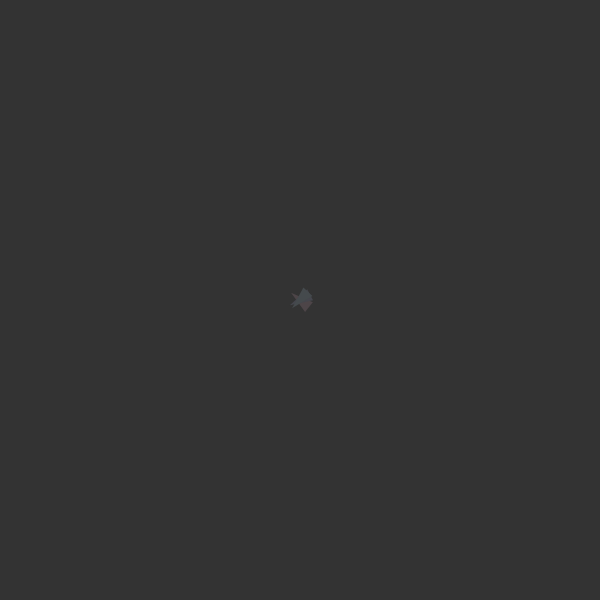
Frame 1 (no input)
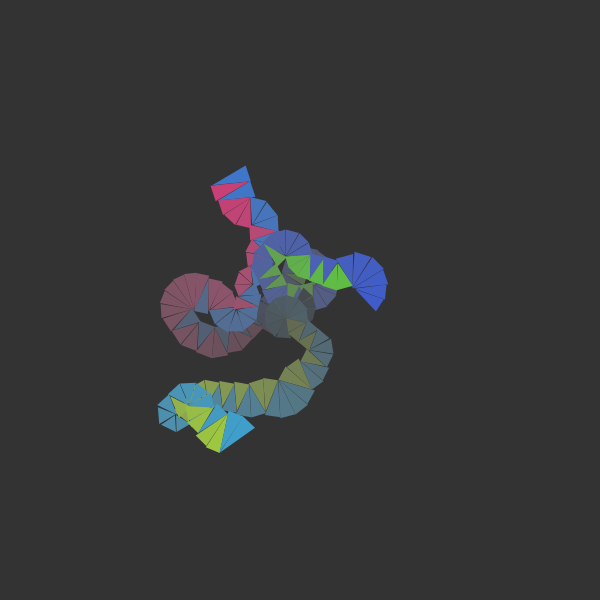
Frame 60 (no input)
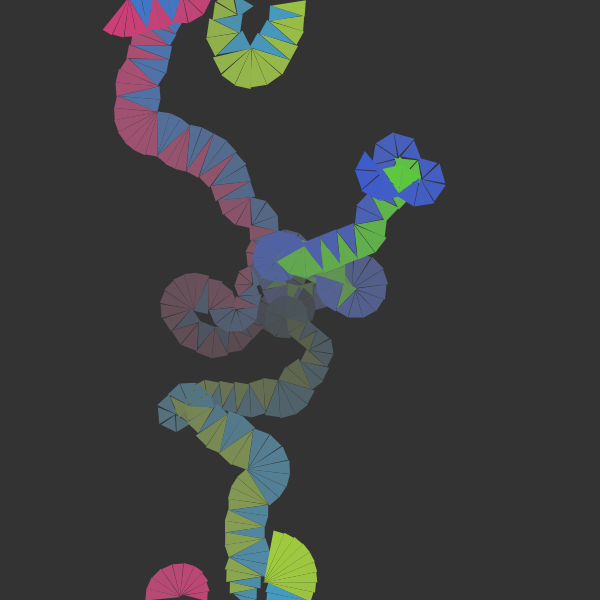
Frame 120 (the mouse pressed at the canvas centre since frame 60)

The p5.js sketch that drew these frames (run headless with seeded random() and noise() and a simulated clock; from frame 60 on, the mouse is pressed at the canvas centre):

// p5.js sketch
// ── sketch.js
let tls=[]

function setup() {
  createCanvas(600, 600);
  for(let i=0; i<3; i++){
    tls.push(new TriangleLine(width/2, height/2, random(PI),500,30,50))
  }
  colorMode(HSB)
  // frameRate(1)
}

function draw() {
  background(0,0,20);
  tls.forEach((tl)=>{
    tl.run()
    tl.add()
    tl.show()
  })
 
}

class TriangleLine{
  constructor(x,y,a,n,w,h){
    this.col0=random(30)+random(280)
    this.col1=this.col0+120
    this.ttl=200
    this.x=x
    this.y=y
    this.n=n
    this.c=n
    this.w=w
    this.h=h
    this.hyp=sqrt(this.h*this.h+ this.w*0.5*this.w*0.5)
    this.aSpan=atan2(w/2,h)*2
    console.log(degrees(this.aSpan))
    this.a=a
    // this.aShift=PI/2-(PI-this.aSpan)
    this.tris=[]
    this.or=0
  }
  
  show(){
    noStroke()
    let rel=0
    this.tris.forEach((tri,i)=>{
      rel=i/this.tris.length
      fill(tri.col,10+60*rel,30+50*rel)
      triangle(tri.v0.x, tri.v0.y,
               tri.v1.x, tri.v1.y,
               tri.v2.x, tri.v2.y,)
      // ellipse(tri.v9.x, tri.v9.y,5)
      tri.ttl--
    })
  }
  
  run(){
    this.w=noise(this.x/170+frameCount/170, this.y/170)*30
    this.h=noise(this.x/110+frameCount/110, this.y/110)*70
    this.hyp=sqrt(this.h*this.h+ this.w*0.5*this.w*0.5)
    this.aSpan=atan2(this.w/2,this.h)*2
  }
  
  add(){
    let aDelta=0
    let por=1
    if(this.tris.length>1){
      por=this.tris[this.tris.length-1]
    }
    por=this.or
    if(this.or==0){//this.or==0
      this.triUp(por,this.or)
      // this.or=1
    } else {
      this.triDown(por,this.or)
      // this.or=0
    }
    // this.or=floor(random(2))
    let rel=map(mouseX, 0, width, 4,20)
    this.or=floor(noise(this.x/rel,this.y/rel+frameCount/30)*2)
    if(this.or==por){
      if(this.or==0){
        aDelta=this.aSpan
      } else {
        aDelta=-this.aSpan
      }
    }
    this.a+=aDelta
    // console.log(this.or)
    // this.or=(this.or+1)%2
    this.x=(this.x+width)%width
    this.y=(this.y+height)%height
  }
  
  triUp(){
    // console.log('up')
    // triangle(this.x,this.y,
    //          this.x+this.w, this.y,
    //          this.x+this.w/2, this.y+this.h)
    this.tris.push({orn: this.or,
                    a: this.a,
                    v9:{x:this.x, y:this.y},
                    v0:{x: this.x+cos(this.a-PI/2)*this.h/2+                               cos(this.a-PI)*this.w/2,
                        y: this.y+sin(this.a-PI/2)*this.h/2+
                        sin(this.a-PI)*this.w/2},
                    v1:{x: this.x+cos(this.a-PI/2)*this.h/2+                               cos(this.a)*this.w/2,
                        y: this.y+sin(this.a-PI/2)*this.h/2+
                        sin(this.a)*this.w/2},
                    v2:{x: this.x+cos(this.a+PI/2)*this.h/2,
                        y: this.y+sin(this.a+PI/2)*this.h/2},
                    col:this.col1,
                    ttl:this.ttl
                   })
    
//     triangle(x+cos(a-PI/2)*h/2+cos(a-PI)*w/2, y+sin(a-PI/2)*h/2+sin(a-PI)*w/2,
//            x+cos(a-PI/2)*h/2+cos(a)*w/2, y+sin(a-PI/2)*h/2+sin(a)*w/2,
//            x+cos(a+PI/2)*h/2, y+sin(a+PI/2)*h/2
//            )
    
    this.x+=cos(this.a+this.aSpan/2)*this.w/2
    this.y+=sin(this.a+this.aSpan/2)*this.w/2
    // this.a+=this.aSpan/2
    if(this.tris.length>this.n){
      this.tris.shift()
    }
  }
  
  triDown(){
    // console.log('down')
    // triangle(this.x,this.y,
    //          this.x+this.w, this.y,
    //          this.x+this.w/2, this.y+this.h)
    // this.tris.push({orn: this.or,
    //                 a: this.a,
    //                 v0:{x: this.x, y: this.y},
    //                 v1:{x: this.x+this.w/2, y: this.y+this.h},
    //                 v2:{x: this.x-this.w/2, y: this.y+this.h}
    //                })
    // this.x+=0
    // this.y+=0
    // if(this.tris.length>this.n){
    //   this.tris.shift()
    // }
    
    this.tris.push({orn: this.or,
                    a: this.a,
                    v9:{x:this.x, y:this.y},
                     v2:{x: this.x+cos(this.a+PI/2)*this.h/2+                               cos(this.a-PI)*this.w/2,
                        y: this.y+sin(this.a+PI/2)*this.h/2+
                        sin(this.a-PI)*this.w/2},
                    v1:{x: this.x+cos(this.a+PI/2)*this.h/2+                               cos(this.a)*this.w/2,
                        y: this.y+sin(this.a+PI/2)*this.h/2+
                        sin(this.a)*this.w/2},
                    v0:{x: this.x+cos(this.a-PI/2)*this.h/2,
                        y: this.y+sin(this.a-PI/2)*this.h/2},
                    col:this.col0,
                    ttl:this.ttl
                   })
    
    this.x+=cos(this.a-this.aSpan/2)*this.w/2
    this.y+=sin(this.a-this.aSpan/2)*this.w/2
    // this.a-=this.aSpan/2
    if(this.tris.length>this.n){
      this.tris.shift()
    }
  }
  

}
